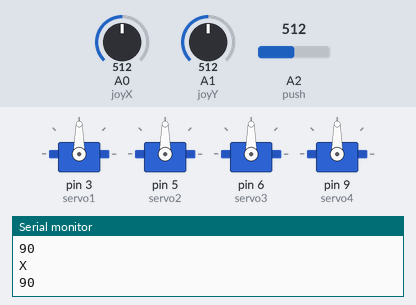
Simulated run of this sketch. Board: Arduino Uno, built with avr-gcc and run on an emulated ATmega328P. Shown: 4 × servo, the last lines printed to the serial monitor. Inputs (shaded band) come from the test bench; at power-on: A0 (joyX) = 512, A1 (joyY) = 512, A2 (push) = 512.

Above: at 1.2 s.
1.3 s: A0 (joyX) set to 716
At 2.5 s:
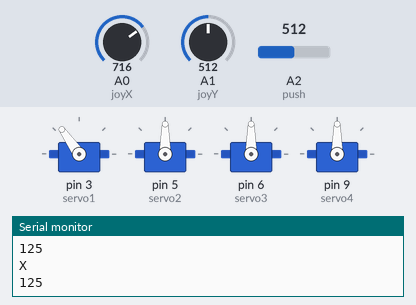
2.8 s: A1 (joyY) set to 716
At 3.8 s:
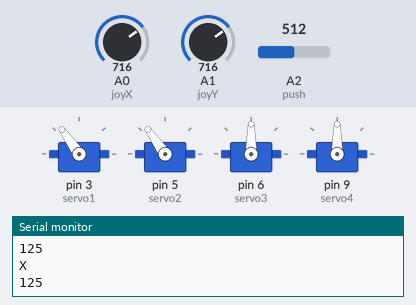
4.3 s: A2 (push) set to 0
At 5.1 s:
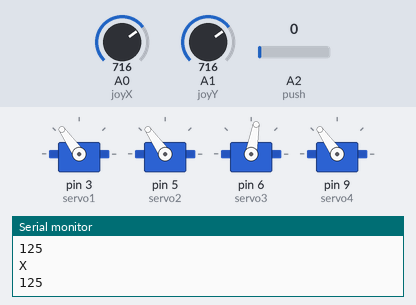
6.0 s: A0 (joyX) set to 900
At 7.5 s:
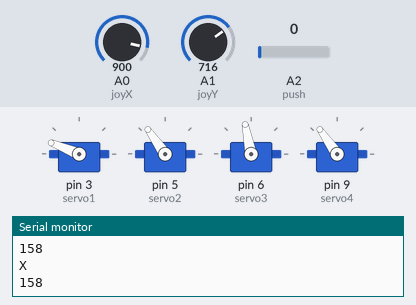
7.9 s: A1 (joyY) set to 900
At 8.7 s:
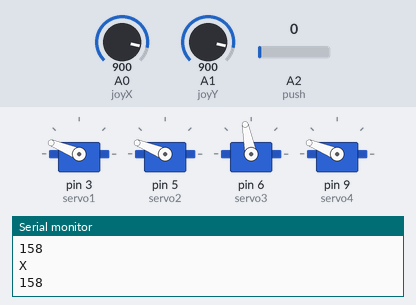
9.7 s: A0 (joyX) set to 1023
At 11.1 s:
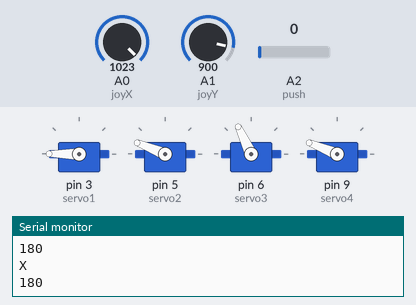
Timing chart, 0 to 12.6 s (numbered marks = the images above; inputs shaded):
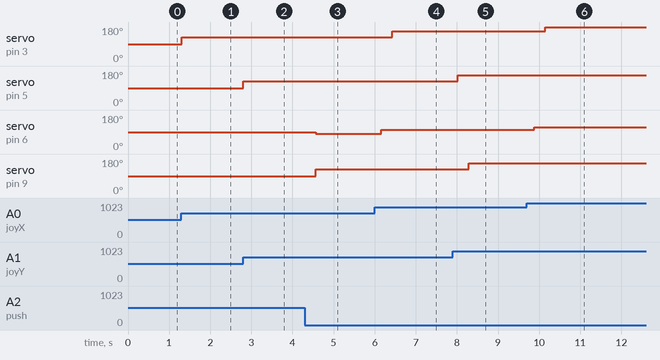

Measured:
- after the input at 1.3 s, servo on pin 3 (servo1): 90° → 125° at once
- after the input at 2.8 s, servo on pin 5 (servo2): 90° → 125° at once
- after the input at 4.3 s, servo on pin 6 (servo3): 90° → 80° after 0.27 s; servo on pin 9 (servo4): 90° → 125° after 0.27 s
- after the input at 6.0 s, servo on pin 3 (servo1): 125° → 158° after 0.43 s; servo on pin 6 (servo3): 80° → 101° after 0.17 s
- after the input at 7.9 s, servo on pin 5 (servo2): 125° → 158° after 0.13 s; servo on pin 9 (servo4): 125° → 158° after 0.39 s
- after the input at 9.7 s, servo on pin 3 (servo1): 158° → 180° after 0.45 s; servo on pin 6 (servo3): 101° → 115° after 0.19 s

The sketch:

Robot_Arm_v2.ino
```cpp
#include <Servo.h>

Servo servo1;
Servo servo2;
Servo servo3;
Servo servo4;

int joyX =0;
int joyY =1;
int push=2;

int joyVal;
int pushVal;

bool shoulder=true;

void setup()
{
  servo1.attach(3);
  servo2.attach(5);
  servo3.attach(6);
  servo4.attach(9);
  Serial.begin(9600);
}

void loop()
{
  if(shoulder==true){
    pushVal=analogRead(push);
    joyVal = analogRead(joyX);
    joyVal = map (joyVal, 0, 1023, 0, 180);
    servo1.write(joyVal);
    Serial.println("X");
    Serial.println(joyVal);

    joyVal = analogRead(joyY);
    joyVal = map (joyVal, 0, 1023, 0, 180);
    servo2.write(joyVal);
    if(pushVal==0){
      shoulder=false;
      delay(250);
      }
    delay(15);
  }
  else{
    pushVal=analogRead(push);
    joyVal = analogRead(joyX);
    joyVal = map(joyVal, 0, 1023, 0, 115);
    servo3.write(joyVal);

    joyVal = analogRead(joyY);
    joyVal = map (joyVal, 0, 1023, 0, 180);
    servo4.write(joyVal);
    if(pushVal==0){
      shoulder=true;
      delay(250);
      }
    delay(15);
  }
}
```
